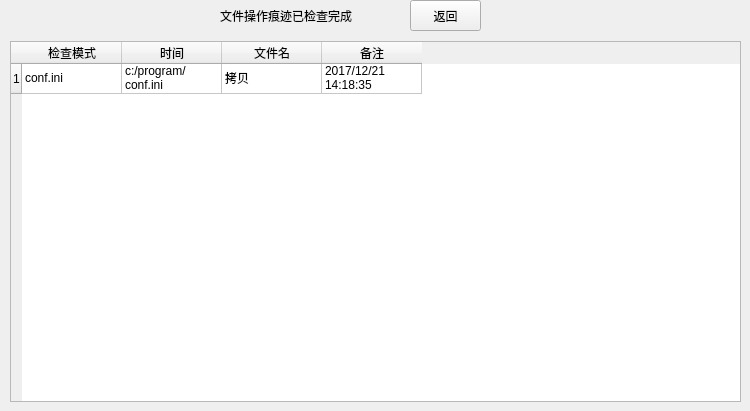
      <widget class="QWidget" name="page_26">
       <widget class="QLabel" name="label_48">
        <property name="geometry">
         <rect>
          <x>220</x>
          <y>0</y>
          <width>181</width>
          <height>31</height>
         </rect>
        </property>
        <property name="styleSheet">
         <string notr="true">font: 12pt &quot;微软雅黑&quot;;
color: rgb(0, 0, 0);</string>
        </property>
        <property name="text">
         <string>文件操作痕迹已检查完成</string>
        </property>
       </widget>
       <widget class="QPushButton" name="wjczBackButton">
        <property name="geometry">
         <rect>
          <x>410</x>
          <y>0</y>
          <width>71</width>
          <height>31</height>
         </rect>
        </property>
        <property name="text">
         <string>返回</string>
        </property>
       </widget>
       <widget class="QTableWidget" name="wjczTableWidget">
        <property name="geometry">
         <rect>
          <x>10</x>
          <y>41</y>
          <width>731</width>
          <height>361</height>
         </rect>
        </property>
        <row>
         <property name="text">
          <string>1</string>
         </property>
        </row>
        <column>
         <property name="text">
          <string>检查模式</string>
         </property>
        </column>
        <column>
         <property name="text">
          <string>时间</string>
         </property>
        </column>
        <column>
         <property name="text">
          <string>文件名</string>
         </property>
        </column>
        <column>
         <property name="text">
          <string>备注</string>
         </property>
        </column>
        <item row="0" column="0">
         <property name="text">
          <string>conf.ini</string>
         </property>
        </item>
        <item row="0" column="1">
         <property name="text">
          <string>c:/program/conf.ini</string>
         </property>
        </item>
        <item row="0" column="2">
         <property name="text">
          <string>拷贝</string>
         </property>
        </item>
        <item row="0" column="3">
         <property name="text">
          <string>2017/12/21 14:18:35 </string>
         </property>
        </item>
       </widget>
      </widget>
